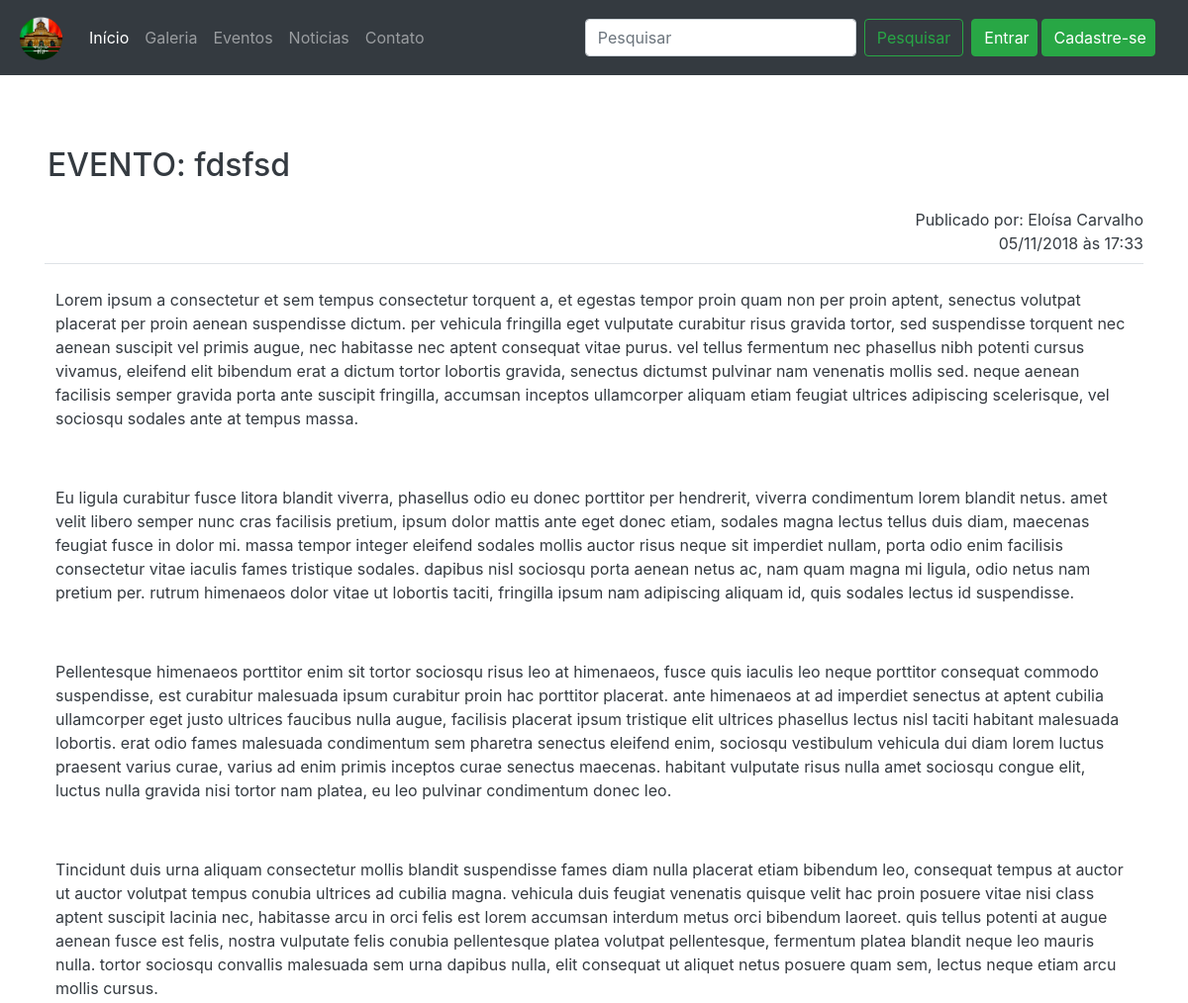
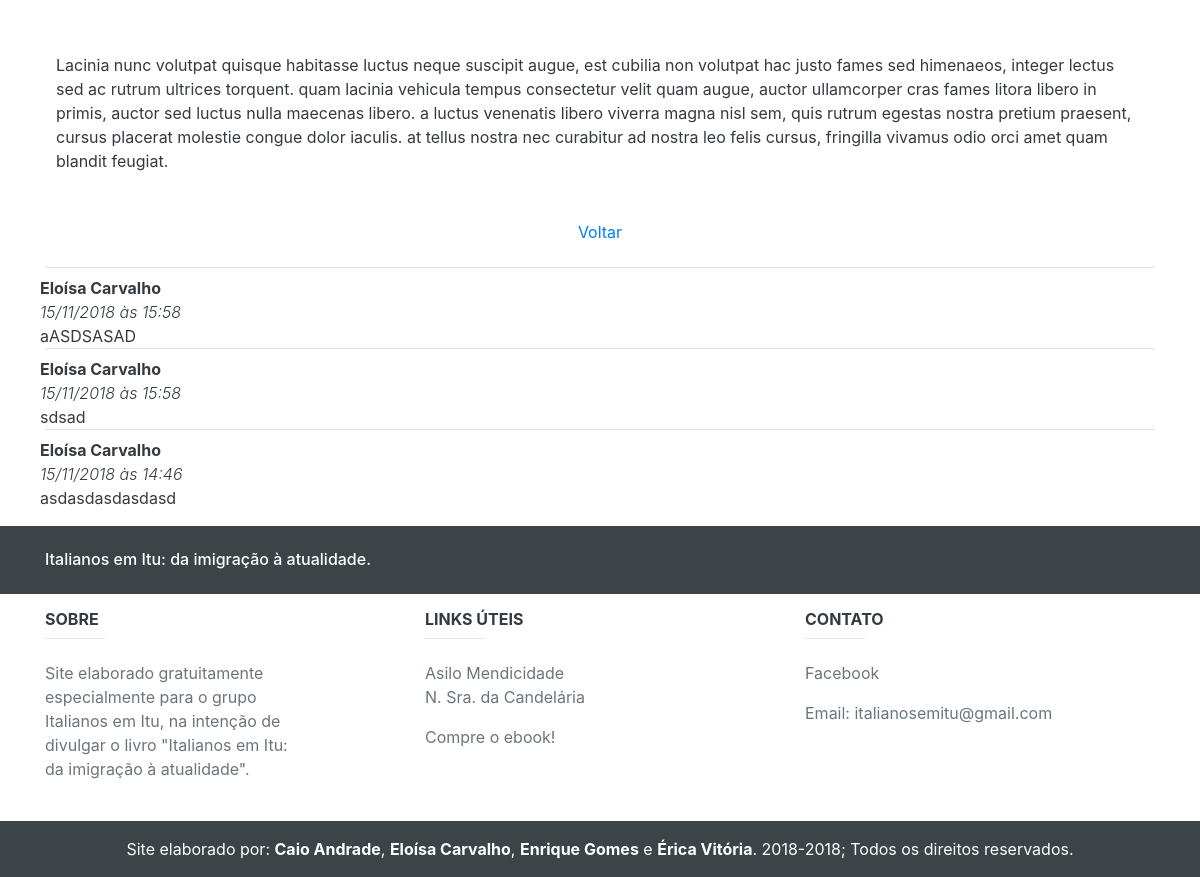
/index.php?&pg=noticia&id=54, run on the app's committed database (2 pictures, top to bottom).
### tables this page shows
CREATE TABLE `noticias` (
  `not_cod` int(11) NOT NULL,
  `not_autor` varchar(100) NOT NULL,
  `not_titulo` varchar(128) NOT NULL,
  `not_subtitulo` varchar(256) DEFAULT NULL,
  `not_data` date NOT NULL,
  `not_hora` time NOT NULL,
  `not_img` varchar(256) DEFAULT NULL,
  `not_cat` varchar(3) NOT NULL DEFAULT 'not',
  `not_ativo` int(11) NOT NULL
);

CREATE TABLE `textonoticias` (
  `noticias_not_cod` int(11) NOT NULL,
  `text_texto` text NOT NULL
);

CREATE TABLE `comentario` (
  `com_cod` int(11) NOT NULL,
  `com_not_cod` int(11) NOT NULL,
  `com_us_cod` int(11) NOT NULL,
  `com_autor` varchar(100) NOT NULL,
  `com_texto` text NOT NULL,
  `com_data` date NOT NULL,
  `com_hora` time NOT NULL
);

### db/classes/DAO/noticiasDAO.class.php (called while the page is built, shortened)
<?php
require_once ("conexao.class.php");
class noticiasDAO {
    function __construct() {
        $this->con = new Conexao();
        $this->pdo = $this->con->Connect();
    }
    function pegarNoticia($not_cod){
        try {
            $stmt = $this->pdo->prepare("SELECT * FROM noticias WHERE not_cod = :not_cod");
            $param = array(":not_cod" => $not_cod);
            $stmt->execute($param);
            if($stmt->rowCount() > 0){
                $consulta = $stmt->fetch(PDO::FETCH_ASSOC);
                return $consulta;
            }else{
                return '';
            }
        } catch (PDOException $ex) {
            echo "ERRO 302: {$ex->getMessage()}";
        }
    }
}

### db/classes/DAO/conexao.class.php (called while the page is built, shortened)
<?php
class Conexao {
    public function Connect() {
        try {
            $this->user = "root";
            $this->pass = "";
            $this->host = "127.0.0.1";
            $this->base = "italianosdb";
            $parametros = array(PDO::MYSQL_ATTR_INIT_COMMAND => "SET NAMES UTF8");
            $this->file = "mysql:host=" . $this->host . ";dbname=" . $this->base;
            $this->pdo = new PDO($this->file, $this->user, $this->pass, $parametros);
            $this->pdo->setAttribute(PDO::ATTR_ERRMODE, PDO::ERRMODE_EXCEPTION);
            $this->pdo->setAttribute(PDO::ATTR_EMULATE_PREPARES, false);
            $this->pdo->setAttribute(PDO::ATTR_PERSISTENT, true);
            return $this->pdo;
        } catch (PDOException $ex) {
            echo "Erro no sistema" . $ex->getMessage();
        }
    }
}
?>

### db/classes/DAO/textonoticiasDAO.class.php (called while the page is built, shortened)
<?php
require_once ("conexao.class.php");
class textonoticiasDAO {
    function __construct() {
        $this->con = new Conexao();
        $this->pdo = $this->con->Connect();
    }
    function pegarTextoNoticia($not_cod){
        try {
            $stmt = $this->pdo->prepare("SELECT * FROM textonoticias WHERE noticias_not_cod = :not_cod");
            $param = array(":not_cod" => $not_cod);
            $stmt->execute($param);
            if($stmt->rowCount() > 0){
                $consulta = $stmt->fetch(PDO::FETCH_ASSOC);
                return $consulta;
            }else{
                return '';
            }
        } catch (PDOException $ex) {
            echo "ERRO 402: {$ex->getMessage()}";
        }
    }
}

### db/classes/DAO/comentarioDAO.class.php (the view, shortened to what this page needs)
<?php
require_once ("conexao.class.php");
class comentarioDAO{
    function __construct() {
        $this->con = new Conexao();
        $this->pdo = $this->con->Connect();
    }
    function pegarComentarios($not_cod, $sessionUsu, $sessionLog){
        try {
            $stmt = $this->pdo->prepare("SELECT * FROM comentario WHERE com_not_cod = :not_cod ORDER BY com_cod DESC");
            $param = array(":not_cod" => $not_cod);
            $stmt->execute($param);
            if($stmt->rowCount() > 0){
                while($consulta = $stmt->fetch(PDO::FETCH_ASSOC)){
                    $dataComent = date("d/m/Y", strtotime($consulta['com_data']));
                    $horaComent = date("H:i", strtotime($consulta['com_hora']));
                    echo '<div class="border-top mb-2"></div>';
                    echo '<div class="form-row justify-content float-left"><div class="bg-white text-dark font-weight-bold">'. $consulta['com_autor'] .'</div></div>';
                    echo '<br/><div class="form-row justify-content-center float-left"><div class="bg-white text-dark font-weight-light font-italic">'. $dataComent . ' às ' . $horaComent .'</div></div>';
                    echo '<br/><div class="form-row"><div class="bg-white text-dark">'. $consulta['com_texto'] .'</div></div>';
                }
            }else{
                return '';
            }
        } catch (PDOException $ex) {
            echo "ERRO 302: {$ex->getMessage()}";
        }
    }
}

### pags/noticia.php (shortened to what this page needs)
<?php
    if(isset($_GET['id'])){
        $not_cod = $_GET['id'];
    }else{
        ?>
        <script type="text/javascript">
            document.location.href = "index.php?&pg=noticias&pagina=1";
        </script>
        <?php
    }
    require_once ("db/classes/DAO/noticiasDAO.class.php");
    require_once ("db/classes/DAO/textonoticiasDAO.class.php");
    $noticiasDAO = new noticiasDAO();
    $textonoticiasDAO = new textonoticiasDAO();
    require_once ("db/classes/DAO/comentarioDAO.class.php");
    $comentarioDAO = new comentarioDAO();
    $noticia = $noticiasDAO->pegarNoticia($not_cod);
    $textonoticia = $textonoticiasDAO->pegarTextoNoticia($not_cod);
    $data = date("d/m/Y", strtotime($noticia['not_data']));
    $hora = date("H:i", strtotime($noticia['not_hora']));
                ?>
<div class="container mt-4">
    <div class="row">
        <div class="col-md-12">
            <form name="noticia" action="" method="post" enctype="">
                <div class="form-row justify-content-center">
                    <div class="p-3 mb-2 bg-white text-dark"></div>
                </div>
                <div class="form-row text-center">
                <div class="p-2 mb-2 bg-white text-dark"><h2>
                <?php if($noticia['not_cat'] == 'not'){
                        echo 'NOTÍCIA: ';
                    }elseif($noticia['not_cat'] == 'eve'){
                        echo 'EVENTO: ';
                    } ?>
                    <?= $noticia['not_titulo']; ?></h2></div>
                </div>
                <div class="text-right">
                    <div class="bg-white text-dark">Publicado por: <?= $noticia['not_autor']; ?></div>
                </div>
                <div class="text-right">
                    <div class="mb-2 bg-white text-dark"><?= $data . ' às ' . $hora; ?></div>
                </div>
                <div class="border-top">
                    <div class="form-row justify-content-center">
                        <div class="p-3 mb-2 bg-white text-dark"><?= $textonoticia['text_texto']; ?></div>
                    </div>
                    <div class="form-row justify-content-center">
                        <div class="form-group col-md-3 text-center">
                            <a href="index.php" class="btn btn-link">Voltar</a>
                        </div>
                    </div>
                </div>
            </form>
                            <?php
            $retorno = $comentarioDAO->pegarComentarios($noticia['not_cod'], $_SESSION['cod_usuario'], $_SESSION['logado']);
            ?>
        </div>
    </div>
</div>

### data on the page
noticias: not_titulo "fdsfsd", not_autor "Eloísa Carvalho", not_data "05/11/2018", not_hora "17:33"
textonoticias: text_texto "Lorem ipsum a consectetur et sem tempus consectetur torquent a, et egestas tempor proin quam non per proin aptent, senectus volutpat placerat per proin aenean suspendisse dictum. per vehicula fringilla eget vulputate curabitur risus gravida tortor, sed suspendisse torquent nec aenean suscipit vel primis augue, nec habitasse nec aptent consequat vitae purus. vel tellus fermentum nec phasellus nibh potenti cursus vivamus, eleifend elit bibendum erat a dictum tortor lobortis gravida, senectus dictumst pulvinar nam venenatis mollis sed. neque aenean facilisis semper gravida porta ante suscipit fringilla, accumsan inceptos ullamcorper aliquam etiam feugiat ultrices adipiscing scelerisque, vel…"
comentario: com_autor "Eloísa Carvalho", com_data "15/11/2018", com_hora "15:58", com_texto "aASDSASAD"
comentario: com_autor "Eloísa Carvalho", com_data "15/11/2018", com_hora "15:58", com_texto "sdsad"
comentario: com_autor "Eloísa Carvalho", com_data "15/11/2018", com_hora "14:46", com_texto "asdasdasdasdasd"
